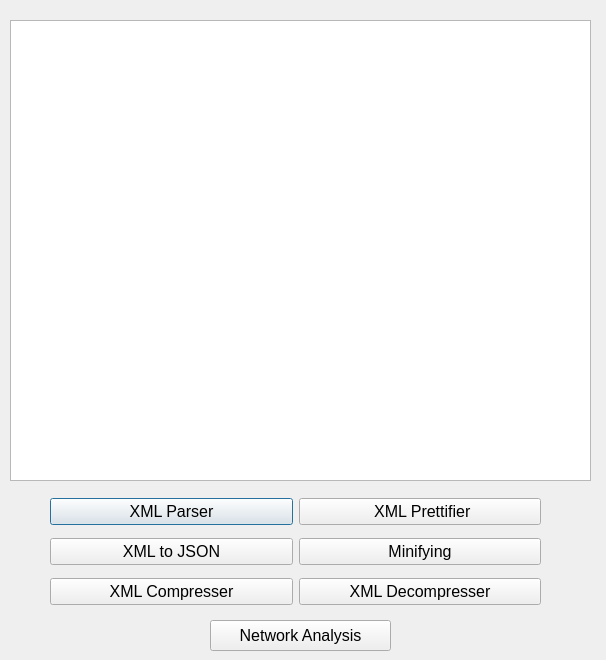
<?xml version="1.0" encoding="UTF-8"?>
<ui version="4.0">
 <class>copyAndPaste</class>
 <widget class="QDialog" name="copyAndPaste">
  <property name="geometry">
   <rect>
    <x>0</x>
    <y>0</y>
    <width>606</width>
    <height>660</height>
   </rect>
  </property>
  <property name="windowTitle">
   <string>Dialog</string>
  </property>
  <widget class="QPlainTextEdit" name="plainTextEdit">
   <property name="geometry">
    <rect>
     <x>10</x>
     <y>20</y>
     <width>581</width>
     <height>461</height>
    </rect>
   </property>
  </widget>
  <widget class="QWidget" name="layoutWidget">
   <property name="geometry">
    <rect>
     <x>50</x>
     <y>490</y>
     <width>491</width>
     <height>44</height>
    </rect>
   </property>
   <layout class="QHBoxLayout" name="horizontalLayout">
    <item>
     <widget class="QPushButton" name="pushButton">
      <property name="font">
       <font>
        <pointsize>12</pointsize>
       </font>
      </property>
      <property name="text">
       <string>XML Parser</string>
      </property>
     </widget>
    </item>
    <item>
     <widget class="QPushButton" name="pushButton_2">
      <property name="font">
       <font>
        <pointsize>12</pointsize>
       </font>
      </property>
      <property name="text">
       <string> XML Prettifier</string>
      </property>
     </widget>
    </item>
   </layout>
  </widget>
  <widget class="QWidget" name="layoutWidget_2">
   <property name="geometry">
    <rect>
     <x>50</x>
     <y>530</y>
     <width>491</width>
     <height>44</height>
    </rect>
   </property>
   <layout class="QHBoxLayout" name="horizontalLayout_2">
    <item>
     <widget class="QPushButton" name="pushButton_3">
      <property name="font">
       <font>
        <pointsize>12</pointsize>
       </font>
      </property>
      <property name="text">
       <string>XML to JSON</string>
      </property>
     </widget>
    </item>
    <item>
     <widget class="QPushButton" name="pushButton_4">
      <property name="font">
       <font>
        <pointsize>12</pointsize>
       </font>
      </property>
      <property name="text">
       <string>Minifying</string>
      </property>
     </widget>
    </item>
   </layout>
  </widget>
  <widget class="QWidget" name="layoutWidget_3">
   <property name="geometry">
    <rect>
     <x>50</x>
     <y>570</y>
     <width>491</width>
     <height>44</height>
    </rect>
   </property>
   <layout class="QHBoxLayout" name="horizontalLayout_3">
    <item>
     <widget class="QPushButton" name="pushButton_5">
      <property name="font">
       <font>
        <pointsize>12</pointsize>
       </font>
      </property>
      <property name="text">
       <string>XML Compresser</string>
      </property>
     </widget>
    </item>
    <item>
     <widget class="QPushButton" name="pushButton_6">
      <property name="font">
       <font>
        <pointsize>12</pointsize>
       </font>
      </property>
      <property name="text">
       <string>XML Decompresser</string>
      </property>
     </widget>
    </item>
   </layout>
  </widget>
  <widget class="QPushButton" name="pushButton_7">
   <property name="geometry">
    <rect>
     <x>210</x>
     <y>620</y>
     <width>181</width>
     <height>31</height>
    </rect>
   </property>
   <property name="font">
    <font>
     <pointsize>12</pointsize>
    </font>
   </property>
   <property name="text">
    <string>Network Analysis</string>
   </property>
  </widget>
 </widget>
 <resources/>
 <connections/>
</ui>
